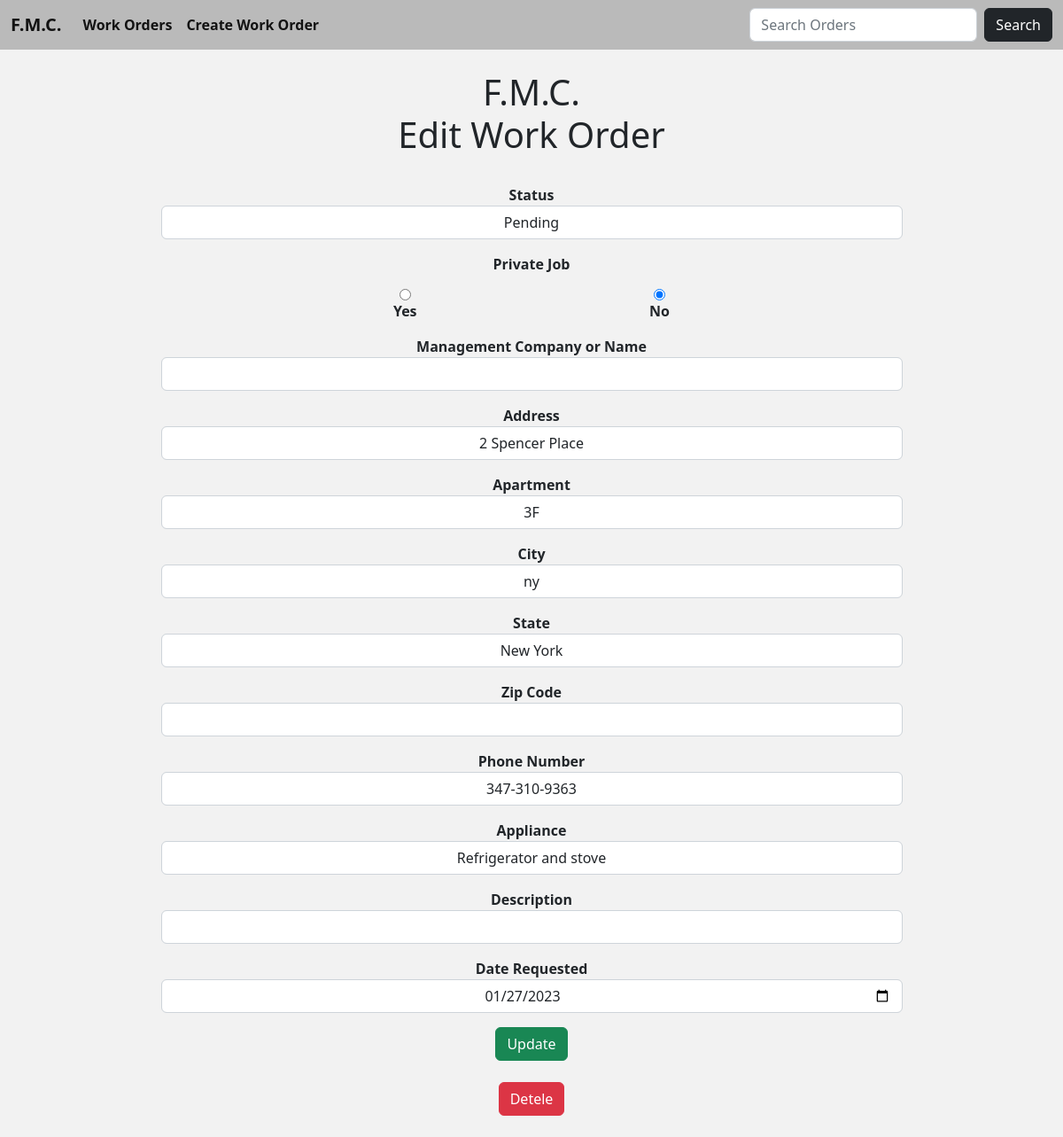
The page /edit_work_order/108 on the database its author committed.
### fmc/models.py (models this page shows, shortened)
class Work(models.Model):
    company = models.CharField('Management Company', max_length=64, blank=True)
    address = models.CharField(max_length=64)
    apartment = models.CharField(max_length=64)
    city = models.CharField(max_length=64, null=True)
    zip_code = models.IntegerField('Zip Code', null=True, blank=True)
    state = models.CharField(max_length=12, choices=STATE_CHOICES, default='NEW YORK')
    appliance = models.CharField(max_length=64)
    phone = models.CharField('Phone Number', max_length=64, null=True, blank=True)
    comments = models.CharField('Description', max_length=64, null=True, blank=True)
    private = models.CharField(max_length=12, choices=PRIVATE_CHOICES, default='')
    status = models.CharField(max_length=12, choices=STATUS_CHOICES, default='Pending')
    date_added = models.DateTimeField(auto_now_add=True, null=True)
    logo = models.ImageField(null=True, blank=True)
    requested = models.DateField(null=True, blank=True)

### fmc/views.py (the view, shortened to what this page needs)
# urls.py: path('edit_work_order/<int:pk>', UpdateWorkOrder.as_view(), name='update-work-order'),
class UpdateWorkOrder(UpdateView):
    model = Work
    template_name = 'update_work_order.html'
    form_class = WorkOrderFormUpdate

### fmc/templates/update_work_order.html (shortened to what this page needs)
{% extends 'index.html' %}
{% block body %}
    <div class="container">
        <center><h1>F.M.C.</br>Edit Work Order</h1></center>
    </div>
<center>
    <div class="form-outline w-75">
        <div class="form-group">
            <form method="POST" style = "font-weight: bold; font-size: 16px;">
                {{ form.as_p }}
                <button class="btn btn-success">Update</button>
                <a class="btn btn-danger" href="{% url 'delete-work-order' work.pk %}" role="button">Detele</a>
            </form>
    </div>
</div>
</center>
{% endblock %}

### fmc/templates/index.html (style rules this page uses)
body { background-color: #F2F2F2; }

### rows shown on the page
Work: status "Pending", private "☐ Yes ☑ No", address "2 Spencer Place", apartment "3F", city "ny", state "New York", phone "347-310-9363", appliance "Refrigerator and stove", requested "01/27/2023"
